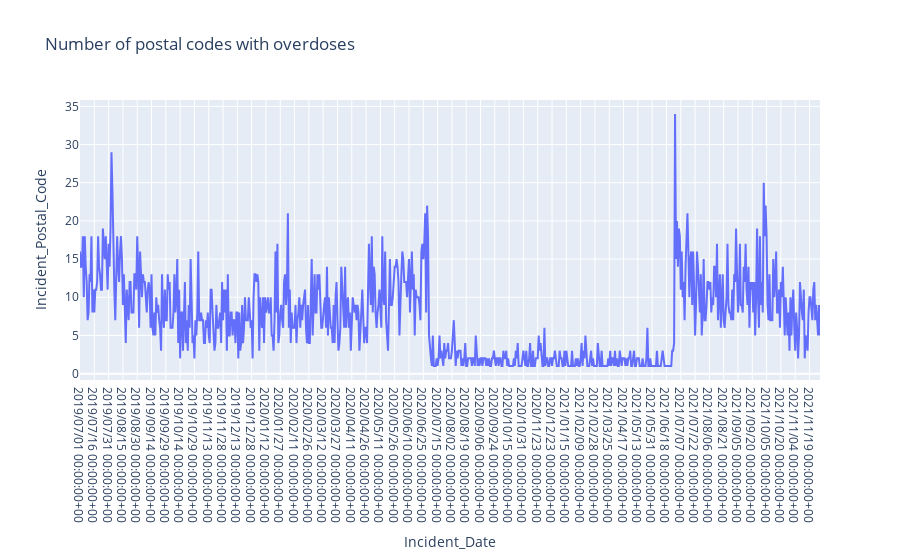

Notebook cell for this chart:
### Code cell
df = overdoses.groupby("Incident_Date").count()
print(df.tail())
fig = px.line(df, x=df.index, y="Incident_Postal_Code", title='Number of postal codes with overdoses')
fig.show()

### Figure 1 — Plotly figure (JSON) as saved in the notebook; plotly's stock layout.template omitted (floating-point values rounded to 4 significant figures; data arrays with more than 128 entries replaced by an {"elided": "..."} marker saying what was removed)
{"data": [{"hovertemplate": "Incident_Date=%{x}<br>Incident_Postal_Code=%{y}<extra></extra>", "legendgroup": "", "line": {"color": "#636efa", "dash": "solid"}, "marker": {"symbol": "circle"}, "mode": "lines", "name": "", "orientation": "v", "showlegend": false, "type": "scatter", "x": {"elided": "777 str values"}, "xaxis": "x", "y": {"elided": "777 int values"}, "yaxis": "y"}], "layout": {"legend": {"tracegroupgap": 0}, "title": {"text": "Number of postal codes with overdoses"}, "xaxis": {"anchor": "y", "domain": [0, 1], "title": {"text": "Incident_Date"}}, "yaxis": {"anchor": "x", "domain": [0, 1], "title": {"text": "Incident_Postal_Code"}}}}
